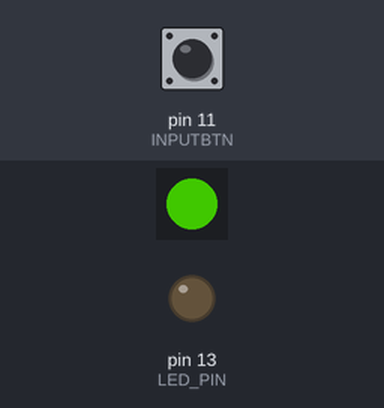
Bench run of a sketch on a simulated Arduino Mega 2560, built with avr-gcc and run on an emulated ATmega2560. Parts: 1 RGB LEDs in strip order, left to right, output pins drawn as LEDs (lit = HIGH). The inputs (shaded band) are chosen by the test bench; at power-on: pin 11 (INPUTBTN) HIGH. Dim RGB values are drawn brighter than linear.

Above: at 1.2 s.
1.3 s: pin 11 (INPUTBTN) pulled LOW for 0.15 s
At 2.7 s:
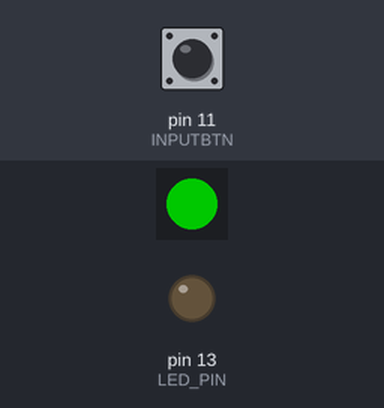
3.0 s: pin 11 (INPUTBTN) pulsed LOW 5 times (0.12 s each, 0.3 s apart)
At 3.62 s:
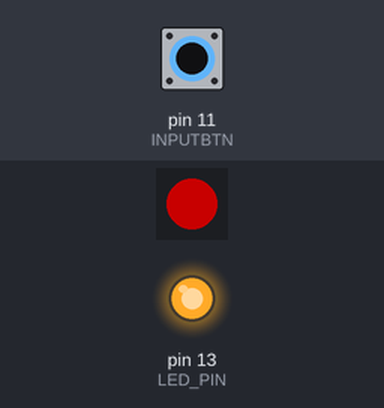
6.0 s: pin 11 (INPUTBTN) pulled LOW for 1 s
At 7.6 s:
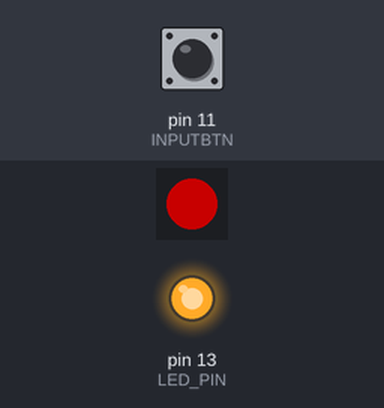
8.5 s: pin 11 (INPUTBTN) pulled LOW for 3.2 s
At 12.4 s:
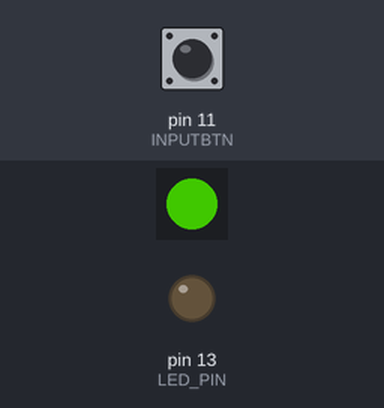
Timing chart, 0 to 13.9 s (numbered marks = the images above; inputs shaded):
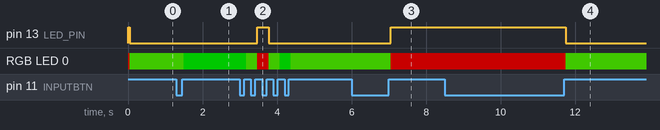

Measured:
- after the input at 1.3 s, RGB LED 0: RGB(32, 100, 0) → RGB(0, 100, 0) after 0.20 s
- after the input at 3.0 s, pin 13 (LED_PIN): LOW → HIGH after 0.47 s, → LOW 0.30 s later; RGB LED 0: RGB(0, 100, 0) → RGB(32, 100, 0) after 0.17 s, → RGB(100, 0, 0) 0.30 s later, → RGB(32, 100, 0) 0.30 s later, → RGB(0, 100, 0) 0.30 s later, … (5 changes in this stretch)
- after the input at 6.0 s, pin 13 (LED_PIN): LOW → HIGH after 1.1 s; RGB LED 0: RGB(32, 100, 0) → RGB(100, 0, 0) after 1.1 s
- after the input at 8.5 s, pin 13 (LED_PIN): HIGH → LOW after 3.3 s; RGB LED 0: RGB(100, 0, 0) → RGB(32, 100, 0) after 3.3 s

The sketch:

Dotstar_Test.ino
```cpp
// Simple test for Adafruit Dot Star RGB LED on SAMD21_USB by 10103.
// This is a basic diagnostic tool, NOT a graphics demo.

#include <Adafruit_DotStar.h> // APA102 library
#include <SPI.h>              // SPI comms for APA102

// Define input button pin
#define INPUTBTN  11          // Input button is on D11 - OR IS IT?!
// Define the LED pin
#define LED_PIN   13
// Define DOTSTAR DATA and CLOCK pins for the SAMD21_USB board
#define CLOCKPIN  40
#define DATAPIN   41
// There is only one pixel on the board
#define NUMPIXELS 1
// The maximum number of states
#define NUMSTATES 4

Adafruit_DotStar strip(1, DATAPIN, CLOCKPIN, DOTSTAR_BRG);
// The last parameter is optional -- this is the color data order of the
// DotStar strip, which has changed over time in different production runs.
// Your code just uses R,G,B colors, the library then reassigns as needed.
// Default is DOTSTAR_BRG, so change this if you have an earlier strip.

int state = 0;               // state variable - 0 = APA102 rainbow cycle
int buttonState;             // the current reading from the input pin
int lastButtonState = HIGH;  // the previous reading from the input pin

// the following variables are unsigned longs because the time, measured in
// milliseconds, will quickly become a bigger number than can be stored in an int.
unsigned long lastDebounceTime = 0;  // the last time the output pin was toggled
unsigned long debounceDelay = 50;    // the debounce time; increase if the output flickers

void setup() {

  // set IO pins
  pinMode(INPUTBTN, INPUT);
  pinMode(LED_PIN, OUTPUT);
  // turn LED off initially
  digitalWrite(LED_PIN, LOW);
  // set up the APA102
  strip.begin(); // Initialize pins for output
  strip.show();  // Turn all LEDs off ASAP

}

void loop() {

  int reading = digitalRead(INPUTBTN);

  if (reading != lastButtonState) {
    // reset debounce timer
    lastDebounceTime = millis();
  }

  if ((millis() - lastDebounceTime) > debounceDelay) {
    // whatever the reading is at, it's been there for longer than the debounce
    // delay, so take it as the actual current state:
    // if the button state has changed:
    if (reading != buttonState) {
      buttonState = reading;
      // only change state if the new button state is HIGH (released)
      if (buttonState == HIGH) {
        state += 1;
        if (state == NUMSTATES) {
          state = 0;
        }
      }
    }
  }

  // save the reading. Next time through the loop, it'll be the lastButtonState:
  lastButtonState = reading;
  // GRB
  if (state == 0) {        // GREEN
    //rainbow(30);
    digitalWrite(LED_PIN, HIGH);
    strip.setPixelColor(0, 100, 0, 0);
    strip.show();
  } else if (state == 1) { // AMBER
    digitalWrite(LED_PIN, LOW);
    strip.setPixelColor(0, 32, 100, 0);
    strip.show();
  } else if (state == 2) { // RED
    digitalWrite(LED_PIN, LOW);
    strip.setPixelColor(0, 0, 100, 0);
    strip.show();
  } else if (state == 3) { // AMBER
    digitalWrite(LED_PIN, LOW);
    strip.setPixelColor(0, 32, 100, 0);
    strip.show();
  }

}
```
